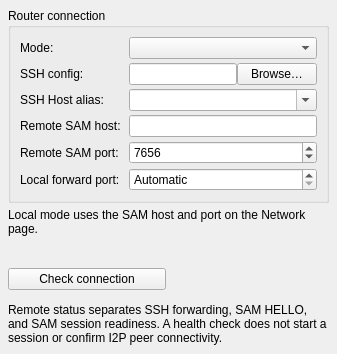
    <widget class="QWidget" name="connection_Page">
     <layout class="QVBoxLayout" name="connectionPageLayout">
      <property name="leftMargin">
       <number>8</number>
      </property>
      <property name="topMargin">
       <number>8</number>
      </property>
      <property name="rightMargin">
       <number>8</number>
      </property>
      <property name="bottomMargin">
       <number>8</number>
      </property>
      <property name="spacing">
       <number>5</number>
      </property>
      <item>
       <widget class="QGroupBox" name="routerOptionsGroup">
        <property name="title">
         <string>Router connection</string>
        </property>
        <layout class="QFormLayout" name="routerOptionsLayout">
         <property name="horizontalSpacing">
          <number>8</number>
         </property>
         <property name="verticalSpacing">
          <number>4</number>
         </property>
         <item row="0" column="0">
          <widget class="QLabel" name="routerModeLabel">
           <property name="text">
            <string>Mode:</string>
           </property>
          </widget>
         </item>
         <item row="0" column="1">
          <widget class="QComboBox" name="routerModeCombo"/>
         </item>
         <item row="1" column="0">
          <widget class="QLabel" name="sshConfigPathLabel">
           <property name="text">
            <string>SSH config:</string>
           </property>
          </widget>
         </item>
         <item row="1" column="1">
          <layout class="QHBoxLayout" name="sshConfigPathLayout">
           <item>
            <widget class="QLineEdit" name="sshConfigPathEdit">
             <property name="clearButtonEnabled">
              <bool>true</bool>
             </property>
            </widget>
           </item>
           <item>
            <widget class="QPushButton" name="browseSSHConfigButton">
             <property name="text">
              <string>Browse…</string>
             </property>
            </widget>
           </item>
          </layout>
         </item>
         <item row="2" column="0">
          <widget class="QLabel" name="sshProfileLabel">
           <property name="text">
            <string>SSH Host alias:</string>
           </property>
          </widget>
         </item>
         <item row="2" column="1">
          <widget class="QComboBox" name="sshProfileCombo">
           <property name="editable">
            <bool>true</bool>
           </property>
          </widget>
         </item>
         <item row="3" column="0">
          <widget class="QLabel" name="remoteSamHostLabel">
           <property name="text">
            <string>Remote SAM host:</string>
           </property>
          </widget>
         </item>
         <item row="3" column="1">
          <widget class="QLineEdit" name="remoteSamHostEdit">
           <property name="clearButtonEnabled">
            <bool>true</bool>
           </property>
          </widget>
         </item>
         <item row="4" column="0">
          <widget class="QLabel" name="remoteSamPortLabel">
           <property name="text">
            <string>Remote SAM port:</string>
           </property>
          </widget>
         </item>
         <item row="4" column="1">
          <widget class="QSpinBox" name="remoteSamPortSpinBox">
           <property name="minimum">
            <number>1</number>
           </property>
           <property name="maximum">
            <number>65535</number>
           </property>
           <property name="value">
            <number>7656</number>
           </property>
          </widget>
         </item>
         <item row="5" column="0">
          <widget class="QLabel" name="localForwardPortLabel">
           <property name="text">
            <string>Local forward port:</string>
           </property>
          </widget>
         </item>
         <item row="5" column="1">
          <widget class="QSpinBox" name="localForwardPortSpinBox">
           <property name="maximum">
            <number>65535</number>
           </property>
           <property name="specialValueText">
            <string>Automatic</string>
           </property>
           <property name="value">
            <number>0</number>
           </property>
          </widget>
         </item>
        </layout>
       </widget>
      </item>
      <item>
       <widget class="QLabel" name="localSamHintLabel">
        <property name="wordWrap">
         <bool>true</bool>
        </property>
        <property name="text">
         <string>Local mode uses the SAM host and port on the Network page.</string>
        </property>
       </widget>
      </item>
      <item>
       <widget class="QLabel" name="sshConfigErrorLabel">
        <property name="wordWrap">
         <bool>true</bool>
        </property>
        <property name="text">
         <string/>
        </property>
       </widget>
      </item>
      <item>
       <layout class="QHBoxLayout" name="routerHealthLayout">
        <item>
         <widget class="QPushButton" name="routerHealthCheckButton">
          <property name="text">
           <string>Check connection</string>
          </property>
         </widget>
        </item>
        <item>
         <widget class="QLabel" name="routerConnectionStatusLabel">
          <property name="minimumSize">
           <size>
            <width>0</width>
            <height>38</height>
           </size>
          </property>
          <property name="wordWrap">
           <bool>true</bool>
          </property>
          <property name="text">
           <string/>
          </property>
         </widget>
        </item>
       </layout>
      </item>
      <item>
       <widget class="QLabel" name="healthScopeLabel">
        <property name="wordWrap">
         <bool>true</bool>
        </property>
        <property name="text">
         <string>Remote status separates SSH forwarding, SAM HELLO, and SAM session readiness. A health check does not start a session or confirm I2P peer connectivity.</string>
        </property>
       </widget>
      </item>
      <item>
       <spacer name="connectionPageSpacer">
        <property name="orientation">
         <enum>Qt::Vertical</enum>
        </property>
        <property name="sizeHint" stdset="0">
         <size>
          <width>20</width>
          <height>1</height>
         </size>
        </property>
       </spacer>
      </item>
     </layout>
    </widget>
